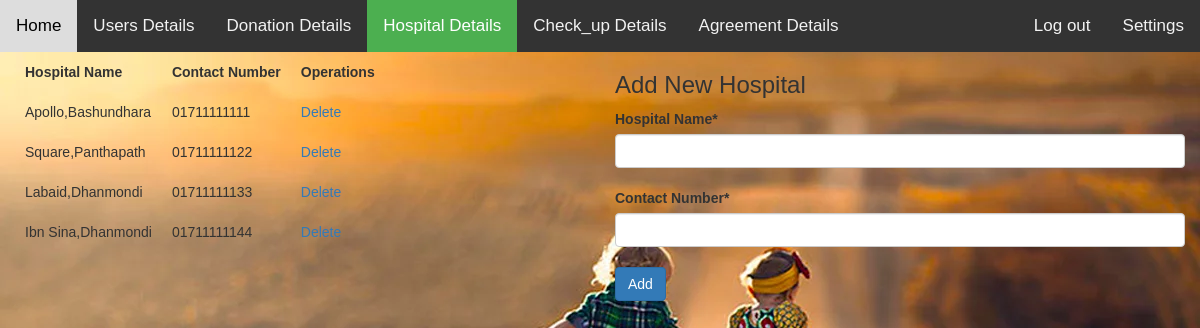
The page /hospital_details.php on the database its author committed.
### tables this page shows
CREATE TABLE `hospital` (
  `HOSPITAL_NAME_BRANCH` varchar(20) NOT NULL,
  `HOSPIATL_CONTACT` char(11) NOT NULL
);

### hospital_details.php (the view, shortened to what this page needs)
<!DOCTYPE html>
<html>
<head>
  <link rel = "stylesheet" type="text/css" href="bootstrap.css">
</head>
<body>
<div class="topnav">
  <a  href="home.php?un=1">Home</a>
  <a  href="display.php">Users Details</a>
  <a href="donation_details.php">Donation Details</a>
  <a class="active" href="hospital_details.php">Hospital Details</a>
  <a  href= "check_up.php">Check_up Details</a>
   <a href= "agreement.php">Agreement Details</a>
  <div class="topnav-right">
    <a href="logout.php"> Log out </a>
  <a href= "settings.php">Settings </a>
  </div>
</div>
<div class="col-lg-6">
<?php
$con = mysqli_connect('localhost','root');
mysqli_select_db($con, 'organ_donation');
$qu ="SELECT * FROM hospital";
$data = mysqli_query($con,$qu);
$total = mysqli_num_rows($data);
if($total != 0)
{
  ?>
<table>
  <tr>
    <th> Hospital Name </th>
    <th> Contact Number </th>
    <th> Operations </th>
  </tr>
  <?php
  while($result = mysqli_fetch_assoc($data)){
echo"<tr>
    <td>".$result['HOSPITAL_NAME_BRANCH']."</td>
    <td>".$result['HOSPIATL_CONTACT']."</td>
        <td> <a href='delete3.php?un=$result[HOSPITAL_NAME_BRANCH]' onclick='return checkdelete()'> Delete </a> </td>
  </tr>";
  }
}
else
{
echo "no found";
}
?>
</table>
</div>
<div class="col-lg-6">
    <h3>Add New Hospital</h3>
  <form action="hospital_details.php?un=1" method="post">
    <label><b>Hospital Name*</b></label>
    <input type="text" name="hospital_name" class="form-control" required="">
    <br>
    <label><b>Contact Number*</b></label>
    <input type="text" name="contact_number" class="form-control" required="">
    <br>
    <button type="submit" class="btn btn-primary" name ="submit" > Add </button>
  </form>
</div>
</body>
</html>

### hospital_details.php (style rules this page uses)
body { margin: 0; font-family: Arial, Helvetica, sans-serif; background-image: url("p1.webp"); background-size: cover; }
.topnav { overflow: hidden; background-color: #333; }
.topnav a { float: left; color: #f2f2f2; text-align: center; padding: 14px 16px; text-decoration: none; font-size: 17px; }
.topnav a.active { background-color: #4CAF50; color: white; }
.topnav-right { float: right; }
td { padding: 10px; }
th { padding: 10px; }

### rows shown on the page
hospital: HOSPITAL_NAME_BRANCH "Apollo,Bashundhara", HOSPIATL_CONTACT "01711111111"
hospital: HOSPITAL_NAME_BRANCH "Square,Panthapath", HOSPIATL_CONTACT "01711111122"
hospital: HOSPITAL_NAME_BRANCH "Labaid,Dhanmondi", HOSPIATL_CONTACT "01711111133"
hospital: HOSPITAL_NAME_BRANCH "Ibn Sina,Dhanmondi", HOSPIATL_CONTACT "01711111144"
